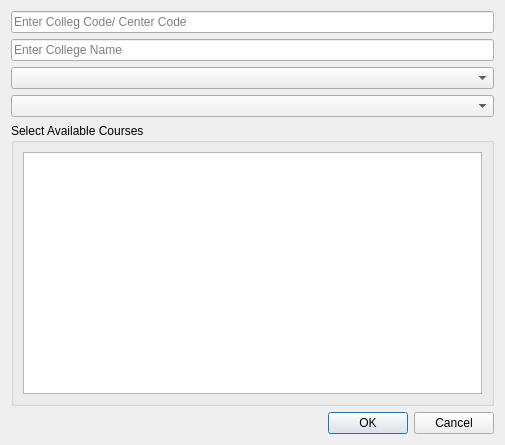
<?xml version="1.0" encoding="UTF-8"?>
<ui version="4.0">
 <class>AddNewCollege</class>
 <widget class="QDialog" name="AddNewCollege">
  <property name="geometry">
   <rect>
    <x>0</x>
    <y>0</y>
    <width>505</width>
    <height>445</height>
   </rect>
  </property>
  <property name="windowTitle">
   <string>Add New College</string>
  </property>
  <layout class="QHBoxLayout" name="horizontalLayout">
   <item>
    <layout class="QVBoxLayout" name="verticalLayout">
     <item>
      <widget class="QLineEdit" name="collegeCodeLE">
       <property name="placeholderText">
        <string>Enter Colleg Code/ Center Code</string>
       </property>
      </widget>
     </item>
     <item>
      <widget class="QLineEdit" name="collegeNameLE">
       <property name="placeholderText">
        <string>Enter College Name</string>
       </property>
      </widget>
     </item>
     <item>
      <widget class="QComboBox" name="routeCB">
       <property name="placeholderText">
        <string>Select Route</string>
       </property>
      </widget>
     </item>
     <item>
      <widget class="QComboBox" name="collgeTypeCB">
       <property name="placeholderText">
        <string>Select College Type</string>
       </property>
      </widget>
     </item>
     <item>
      <widget class="QGroupBox" name="groupBox">
       <property name="title">
        <string>Select Available Courses</string>
       </property>
       <layout class="QVBoxLayout" name="verticalLayout_2">
        <item>
         <widget class="QListWidget" name="courseList"/>
        </item>
       </layout>
      </widget>
     </item>
     <item>
      <widget class="QDialogButtonBox" name="addCollegeDialogePB">
       <property name="orientation">
        <enum>Qt::Horizontal</enum>
       </property>
       <property name="standardButtons">
        <set>QDialogButtonBox::Cancel|QDialogButtonBox::Ok</set>
       </property>
      </widget>
     </item>
    </layout>
   </item>
  </layout>
 </widget>
 <resources/>
 <connections>
  <connection>
   <sender>addCollegeDialogePB</sender>
   <signal>accepted()</signal>
   <receiver>AddNewCollege</receiver>
   <slot>accept()</slot>
   <hints>
    <hint type="sourcelabel">
     <x>248</x>
     <y>254</y>
    </hint>
    <hint type="destinationlabel">
     <x>157</x>
     <y>274</y>
    </hint>
   </hints>
  </connection>
  <connection>
   <sender>addCollegeDialogePB</sender>
   <signal>rejected()</signal>
   <receiver>AddNewCollege</receiver>
   <slot>reject()</slot>
   <hints>
    <hint type="sourcelabel">
     <x>316</x>
     <y>260</y>
    </hint>
    <hint type="destinationlabel">
     <x>286</x>
     <y>274</y>
    </hint>
   </hints>
  </connection>
 </connections>
</ui>
